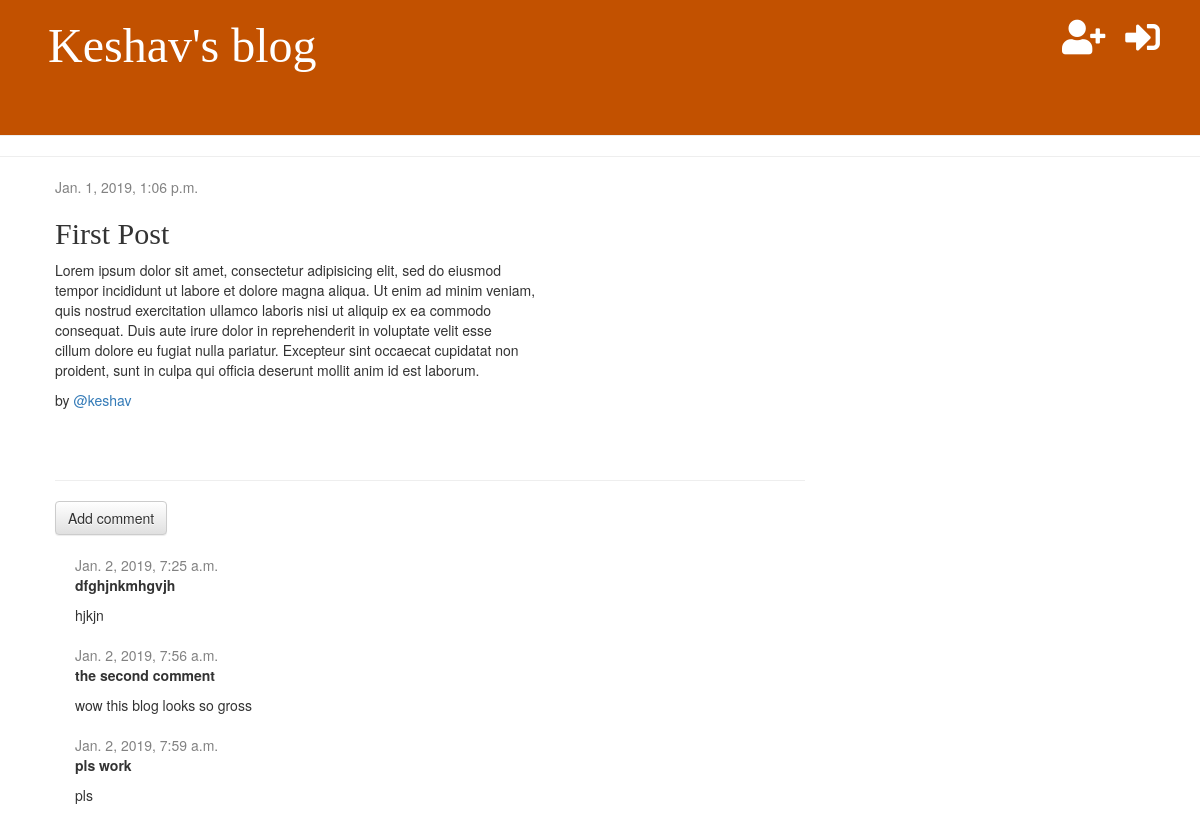
The page /post/10/ on the database its author committed.
### mysite/models.py (models this page shows, shortened)
class Post(models.Model):
	author = models.ForeignKey(settings.AUTH_USER_MODEL,on_delete=models.CASCADE)
	title = models.CharField(max_length = 256)
	text = models.TextField()
	created_date = models.DateTimeField(default = timezone.now)
	published_date = models.DateTimeField(blank = True,null = True)

class Comment(models.Model):
	post = models.ForeignKey('mysite.Post', on_delete=models.CASCADE, related_name='comments')
	author = models.CharField(max_length=200)
	text = models.TextField()
	created_date = models.DateTimeField(default=timezone.now)
	approved_comment = models.BooleanField(default=False)

### mysite/views.py (the view)
# urls.py: path('post/<int:pk>/',views.post_detail, name="post_detail"),
def post_detail(request,pk):
	post = get_object_or_404(Post,pk=pk)
	return render(request,'mysite/post_detail.html',{'post':post})

### mysite/templates/mysite/post_detail.html (shortened to what this page needs)
{% extends 'mysite/base.html' %}
{% block content %}
<div class="post">
	{% if post.published_date %}
	    <div class="date">
	        {{ post.published_date }}
	    </div>
	{% else %}
	    <a class="btn btn-default" href="{% url 'post_publish' pk=post.pk %}">Publish</a>
	{% endif %}
	<h2>{{post.title}}</h2>
	<p>{{post.text|linebreaksbr}}</p>
	<p>by <a href="{% url 'profile_view' username=post.author.username %}">@{{post.author.username}}</a></p>
</div>
	<hr>
	<a class="btn btn-default" href="{% url 'add_comment_to_post' pk=post.pk %}">Add comment</a>
{% for comment in post.comments.all %}
	{% if user.is_authenticated or comment.approved_comment %}
	    <div class="comment">
	        <div class="date">
	            {{ comment.created_date }}
		</div>
	        <strong>{{ comment.author }}</strong>
	        <p>{{ comment.text|linebreaks }}</p>
	    </div>
	{% endif %}
	{% empty %}
	    <p>No comments here yet :(</p>
{% endfor %}
{% endblock %}

### mysite/static/css/mysite.css (style rules this page uses)
h1, h2, h3, h4 { font-family: 'Lobster', cursive; }
.date { color: #828282; }
.post { margin-bottom: 70px; }
.comment { margin: 20px 0px 20px 20px; }

### rows shown on the page
Post: published_date "Jan. 1, 2019, 1:06 p.m.", title "First Post", text "Lorem ipsum dolor sit amet, consectetur adipisicing elit, sed do eiusmod tempor incididunt ut labore et dolore magna aliqua. Ut enim ad minim veniam, quis nostrud exercitation ullamco laboris nisi ut aliquip ex ea commodo consequat. Duis aute irure dolor in reprehenderit in voluptate velit esse cillum dolore eu fugiat nulla pariatur. Excepteur sint occaecat cupidatat non proident, sunt in culpa qui officia deserunt mollit anim id est laborum.", author.username "keshav"
Comment: created_date "Jan. 2, 2019, 7:25 a.m.", author "dfghjnkmhgvjh", text "hjkjn"
Comment: created_date "Jan. 2, 2019, 7:56 a.m.", author "the second comment", text "wow this blog looks so gross"
Comment: created_date "Jan. 2, 2019, 7:59 a.m.", author "pls work", text "pls"
